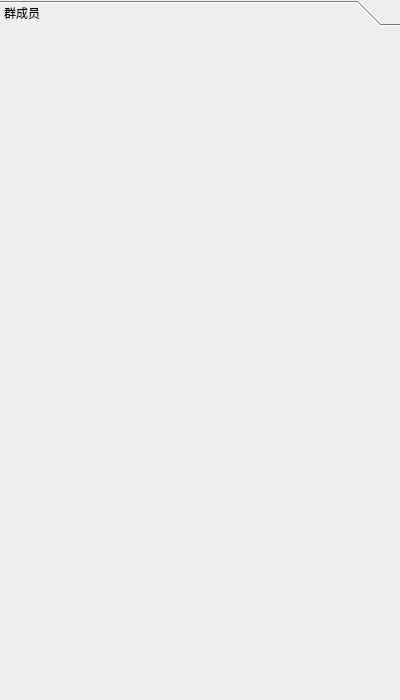
<?xml version="1.0" encoding="UTF-8"?>
<ui version="4.0">
 <class>Login</class>
 <widget class="QWidget" name="Login">
  <property name="geometry">
   <rect>
    <x>0</x>
    <y>0</y>
    <width>400</width>
    <height>700</height>
   </rect>
  </property>
  <property name="windowTitle">
   <string>Form</string>
  </property>
  <layout class="QHBoxLayout" name="horizontalLayout">
   <property name="leftMargin">
    <number>0</number>
   </property>
   <property name="topMargin">
    <number>0</number>
   </property>
   <property name="rightMargin">
    <number>0</number>
   </property>
   <property name="bottomMargin">
    <number>0</number>
   </property>
   <item>
    <widget class="QToolBox" name="toolBox">
     <property name="currentIndex">
      <number>0</number>
     </property>
     <widget class="QWidget" name="page">
      <property name="geometry">
       <rect>
        <x>0</x>
        <y>0</y>
        <width>400</width>
        <height>671</height>
       </rect>
      </property>
      <attribute name="label">
       <string>群成员</string>
      </attribute>
      <layout class="QVBoxLayout" name="verticalLayout"/>
     </widget>
    </widget>
   </item>
  </layout>
 </widget>
 <resources/>
 <connections/>
</ui>
